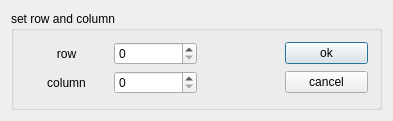
<?xml version="1.0" encoding="UTF-8"?>
<ui version="4.0">
 <class>DialogSize</class>
 <widget class="QDialog" name="DialogSize">
  <property name="geometry">
   <rect>
    <x>0</x>
    <y>0</y>
    <width>393</width>
    <height>121</height>
   </rect>
  </property>
  <property name="windowTitle">
   <string>Dialog</string>
  </property>
  <layout class="QVBoxLayout" name="verticalLayout">
   <item>
    <widget class="QGroupBox" name="gbSetRowAndColumn">
     <property name="title">
      <string>set row and column</string>
     </property>
     <layout class="QGridLayout" name="gridLayout" columnstretch="1,1,1,1">
      <item row="0" column="1">
       <widget class="QSpinBox" name="spinBoxRow"/>
      </item>
      <item row="0" column="3">
       <widget class="QPushButton" name="btnOk">
        <property name="text">
         <string>ok</string>
        </property>
       </widget>
      </item>
      <item row="1" column="3">
       <widget class="QPushButton" name="btnCancel">
        <property name="text">
         <string>cancel</string>
        </property>
       </widget>
      </item>
      <item row="1" column="0">
       <widget class="QLabel" name="labColumn">
        <property name="text">
         <string>column</string>
        </property>
        <property name="alignment">
         <set>Qt::AlignCenter</set>
        </property>
       </widget>
      </item>
      <item row="0" column="0">
       <widget class="QLabel" name="labRow">
        <property name="font">
         <font>
          <weight>50</weight>
          <bold>false</bold>
         </font>
        </property>
        <property name="contextMenuPolicy">
         <enum>Qt::DefaultContextMenu</enum>
        </property>
        <property name="layoutDirection">
         <enum>Qt::LeftToRight</enum>
        </property>
        <property name="text">
         <string>row</string>
        </property>
        <property name="alignment">
         <set>Qt::AlignCenter</set>
        </property>
       </widget>
      </item>
      <item row="1" column="1">
       <widget class="QSpinBox" name="spinBoxColumn"/>
      </item>
      <item row="0" column="2">
       <spacer name="horizontalSpacer">
        <property name="orientation">
         <enum>Qt::Horizontal</enum>
        </property>
        <property name="sizeHint" stdset="0">
         <size>
          <width>40</width>
          <height>20</height>
         </size>
        </property>
       </spacer>
      </item>
     </layout>
    </widget>
   </item>
  </layout>
 </widget>
 <layoutdefault spacing="6" margin="11"/>
 <resources/>
 <connections>
  <connection>
   <sender>btnOk</sender>
   <signal>clicked()</signal>
   <receiver>DialogSize</receiver>
   <slot>accept()</slot>
   <hints>
    <hint type="sourcelabel">
     <x>333</x>
     <y>48</y>
    </hint>
    <hint type="destinationlabel">
     <x>196</x>
     <y>60</y>
    </hint>
   </hints>
  </connection>
  <connection>
   <sender>btnCancel</sender>
   <signal>clicked()</signal>
   <receiver>DialogSize</receiver>
   <slot>reject()</slot>
   <hints>
    <hint type="sourcelabel">
     <x>333</x>
     <y>83</y>
    </hint>
    <hint type="destinationlabel">
     <x>196</x>
     <y>60</y>
    </hint>
   </hints>
  </connection>
 </connections>
</ui>
